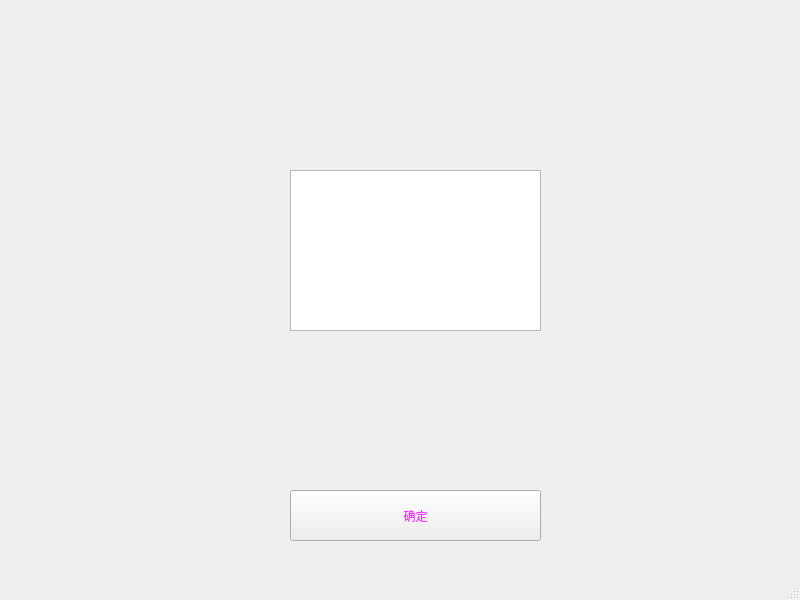
<?xml version="1.0" encoding="UTF-8"?>
<ui version="4.0">
 <class>MainWindow</class>
 <widget class="QMainWindow" name="MainWindow">
  <property name="geometry">
   <rect>
    <x>0</x>
    <y>0</y>
    <width>800</width>
    <height>600</height>
   </rect>
  </property>
  <property name="windowTitle">
   <string>MainWindow</string>
  </property>
  <widget class="QWidget" name="centralwidget">
   <widget class="QGraphicsView" name="graphicsView">
    <property name="geometry">
     <rect>
      <x>290</x>
      <y>170</y>
      <width>251</width>
      <height>161</height>
     </rect>
    </property>
    <property name="styleSheet">
     <string notr="true">border-image: url(:/wuding1/10.png);</string>
    </property>
   </widget>
   <widget class="QPushButton" name="bububu">
    <property name="geometry">
     <rect>
      <x>290</x>
      <y>490</y>
      <width>251</width>
      <height>51</height>
     </rect>
    </property>
    <property name="styleSheet">
     <string notr="true">color: rgb(242, 52, 255);
font: 8pt &quot;楷体&quot;;</string>
    </property>
    <property name="text">
     <string>确定</string>
    </property>
   </widget>
  </widget>
  <widget class="QMenuBar" name="menubar">
   <property name="geometry">
    <rect>
     <x>0</x>
     <y>0</y>
     <width>800</width>
     <height>22</height>
    </rect>
   </property>
  </widget>
  <widget class="QStatusBar" name="statusbar"/>
 </widget>
 <resources>
  <include location="../pic/wuding.qrc"/>
 </resources>
 <connections/>
</ui>
